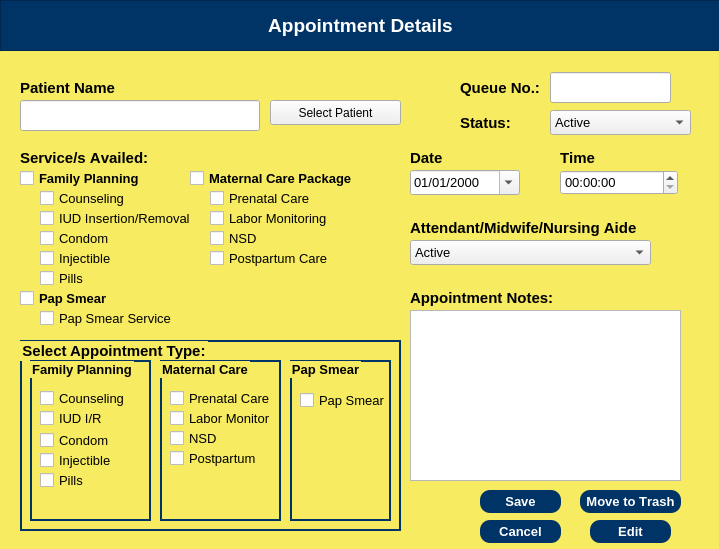
<?xml version="1.0" encoding="UTF-8"?>
<ui version="4.0">
 <class>Dialog</class>
 <widget class="QDialog" name="Dialog">
  <property name="geometry">
   <rect>
    <x>0</x>
    <y>0</y>
    <width>719</width>
    <height>549</height>
   </rect>
  </property>
  <property name="windowTitle">
   <string>Dialog</string>
  </property>
  <widget class="QWidget" name="midwifeWidgetEditApp" native="true">
   <property name="geometry">
    <rect>
     <x>0</x>
     <y>0</y>
     <width>720</width>
     <height>550</height>
    </rect>
   </property>
   <property name="maximumSize">
    <size>
     <width>720</width>
     <height>550</height>
    </size>
   </property>
   <property name="font">
    <font>
     <family>Arial</family>
     <kerning>false</kerning>
    </font>
   </property>
   <property name="styleSheet">
    <string notr="true">QWidget #midwifeWidgetEditApp {
	background-color:  rgb(246, 235, 97);
}</string>
   </property>
   <widget class="QFrame" name="midwifeFrame">
    <property name="geometry">
     <rect>
      <x>0</x>
      <y>0</y>
      <width>720</width>
      <height>51</height>
     </rect>
    </property>
    <property name="font">
     <font>
      <family>Arial</family>
      <kerning>false</kerning>
     </font>
    </property>
    <property name="styleSheet">
     <string notr="true">background-color: rgb(0, 51, 102);
color: white;</string>
    </property>
    <property name="frameShape">
     <enum>QFrame::StyledPanel</enum>
    </property>
    <property name="frameShadow">
     <enum>QFrame::Raised</enum>
    </property>
    <widget class="QLabel" name="midwifeLabel">
     <property name="geometry">
      <rect>
       <x>210</x>
       <y>10</y>
       <width>301</width>
       <height>31</height>
      </rect>
     </property>
     <property name="font">
      <font>
       <family>Arial</family>
       <pointsize>14</pointsize>
       <weight>75</weight>
       <bold>true</bold>
       <kerning>false</kerning>
      </font>
     </property>
     <property name="text">
      <string>Appointment Details</string>
     </property>
     <property name="alignment">
      <set>Qt::AlignCenter</set>
     </property>
    </widget>
   </widget>
   <widget class="QLabel" name="midwifeLabel_2">
    <property name="geometry">
     <rect>
      <x>20</x>
      <y>80</y>
      <width>141</width>
      <height>16</height>
     </rect>
    </property>
    <property name="font">
     <font>
      <family>Arial</family>
      <pointsize>11</pointsize>
      <weight>75</weight>
      <bold>true</bold>
      <kerning>false</kerning>
     </font>
    </property>
    <property name="text">
     <string>Patient Name</string>
    </property>
   </widget>
   <widget class="QPushButton" name="midwifeBtnEdit">
    <property name="geometry">
     <rect>
      <x>590</x>
      <y>520</y>
      <width>81</width>
      <height>23</height>
     </rect>
    </property>
    <property name="font">
     <font>
      <family>Arial</family>
      <pointsize>10</pointsize>
      <weight>75</weight>
      <bold>true</bold>
      <kerning>false</kerning>
     </font>
    </property>
    <property name="styleSheet">
     <string notr="true">background-color: rgb(0, 51, 102);
color: white;
border-radius: 10px;</string>
    </property>
    <property name="text">
     <string>Edit</string>
    </property>
    <property name="checkable">
     <bool>false</bool>
    </property>
   </widget>
   <widget class="QLabel" name="midwifeLabel_3">
    <property name="geometry">
     <rect>
      <x>20</x>
      <y>150</y>
      <width>141</width>
      <height>16</height>
     </rect>
    </property>
    <property name="font">
     <font>
      <family>Arial</family>
      <pointsize>11</pointsize>
      <weight>75</weight>
      <bold>true</bold>
      <kerning>false</kerning>
     </font>
    </property>
    <property name="text">
     <string>Service/s Availed:</string>
    </property>
   </widget>
   <widget class="QLabel" name="midwifeLabel_4">
    <property name="geometry">
     <rect>
      <x>560</x>
      <y>150</y>
      <width>91</width>
      <height>16</height>
     </rect>
    </property>
    <property name="font">
     <font>
      <family>Arial</family>
      <pointsize>11</pointsize>
      <weight>75</weight>
      <bold>true</bold>
      <kerning>false</kerning>
     </font>
    </property>
    <property name="text">
     <string>Time</string>
    </property>
   </widget>
   <widget class="QLabel" name="midwifeLabel_5">
    <property name="geometry">
     <rect>
      <x>410</x>
      <y>150</y>
      <width>131</width>
      <height>16</height>
     </rect>
    </property>
    <property name="font">
     <font>
      <family>Arial</family>
      <pointsize>11</pointsize>
      <weight>75</weight>
      <bold>true</bold>
      <kerning>false</kerning>
     </font>
    </property>
    <property name="text">
     <string>Date</string>
    </property>
   </widget>
   <widget class="QPushButton" name="midwifeBtnSave">
    <property name="geometry">
     <rect>
      <x>480</x>
      <y>490</y>
      <width>81</width>
      <height>23</height>
     </rect>
    </property>
    <property name="font">
     <font>
      <family>Arial</family>
      <pointsize>10</pointsize>
      <weight>75</weight>
      <bold>true</bold>
      <kerning>false</kerning>
     </font>
    </property>
    <property name="styleSheet">
     <string notr="true">background-color: rgb(0, 51, 102);
color: white;
border-radius: 10px;</string>
    </property>
    <property name="text">
     <string>Save</string>
    </property>
    <property name="checkable">
     <bool>false</bool>
    </property>
   </widget>
   <widget class="QDateEdit" name="midwifeDateEditAppDate">
    <property name="geometry">
     <rect>
      <x>410</x>
      <y>170</y>
      <width>110</width>
      <height>25</height>
     </rect>
    </property>
    <property name="font">
     <font>
      <family>Arial</family>
      <pointsize>10</pointsize>
     </font>
    </property>
    <property name="displayFormat">
     <string>MM/dd/yyyy</string>
    </property>
    <property name="calendarPopup">
     <bool>true</bool>
    </property>
   </widget>
   <widget class="QTimeEdit" name="midwifeTimeEditAppTime">
    <property name="geometry">
     <rect>
      <x>560</x>
      <y>170</y>
      <width>118</width>
      <height>25</height>
     </rect>
    </property>
    <property name="font">
     <font>
      <family>Arial</family>
      <pointsize>10</pointsize>
     </font>
    </property>
   </widget>
   <widget class="QPushButton" name="midwifeBtnSearchPatient">
    <property name="geometry">
     <rect>
      <x>270</x>
      <y>100</y>
      <width>131</width>
      <height>25</height>
     </rect>
    </property>
    <property name="text">
     <string>Select Patient</string>
    </property>
   </widget>
   <widget class="QLineEdit" name="midwifeLineEditSelectedPatient">
    <property name="geometry">
     <rect>
      <x>20</x>
      <y>100</y>
      <width>240</width>
      <height>31</height>
     </rect>
    </property>
    <property name="font">
     <font>
      <family>Arial</family>
      <pointsize>10</pointsize>
      <kerning>false</kerning>
     </font>
    </property>
   </widget>
   <widget class="QComboBox" name="midwifeComboBoxAttendant">
    <property name="geometry">
     <rect>
      <x>410</x>
      <y>240</y>
      <width>241</width>
      <height>25</height>
     </rect>
    </property>
    <property name="font">
     <font>
      <family>Arial</family>
      <pointsize>10</pointsize>
      <kerning>false</kerning>
     </font>
    </property>
    <property name="currentText">
     <string>Active</string>
    </property>
    <property name="currentIndex">
     <number>0</number>
    </property>
    <item>
     <property name="text">
      <string>Active</string>
     </property>
    </item>
   </widget>
   <widget class="QTextEdit" name="midwifeTextEditNote">
    <property name="geometry">
     <rect>
      <x>410</x>
      <y>310</y>
      <width>271</width>
      <height>171</height>
     </rect>
    </property>
    <property name="font">
     <font>
      <family>Arial</family>
      <pointsize>10</pointsize>
     </font>
    </property>
   </widget>
   <widget class="QCheckBox" name="midwifeCheckBoxFamPlan">
    <property name="geometry">
     <rect>
      <x>20</x>
      <y>170</y>
      <width>141</width>
      <height>17</height>
     </rect>
    </property>
    <property name="font">
     <font>
      <family>Arial</family>
      <pointsize>10</pointsize>
      <weight>75</weight>
      <bold>true</bold>
     </font>
    </property>
    <property name="text">
     <string>Family Planning</string>
    </property>
   </widget>
   <widget class="QCheckBox" name="midwifeCheckBoxMatCare">
    <property name="geometry">
     <rect>
      <x>190</x>
      <y>170</y>
      <width>171</width>
      <height>17</height>
     </rect>
    </property>
    <property name="font">
     <font>
      <family>Arial</family>
      <pointsize>10</pointsize>
      <weight>75</weight>
      <bold>true</bold>
     </font>
    </property>
    <property name="text">
     <string>Maternal Care Package</string>
    </property>
   </widget>
   <widget class="QCheckBox" name="midwifeCheckBoxCounseling">
    <property name="geometry">
     <rect>
      <x>40</x>
      <y>190</y>
      <width>111</width>
      <height>17</height>
     </rect>
    </property>
    <property name="font">
     <font>
      <family>Arial</family>
      <pointsize>10</pointsize>
     </font>
    </property>
    <property name="text">
     <string>Counseling</string>
    </property>
   </widget>
   <widget class="QCheckBox" name="midwifeCheckBoxIUD">
    <property name="geometry">
     <rect>
      <x>40</x>
      <y>210</y>
      <width>151</width>
      <height>17</height>
     </rect>
    </property>
    <property name="font">
     <font>
      <family>Arial</family>
      <pointsize>10</pointsize>
     </font>
    </property>
    <property name="text">
     <string>IUD Insertion/Removal</string>
    </property>
   </widget>
   <widget class="QCheckBox" name="midwifeCheckBoxCondom">
    <property name="geometry">
     <rect>
      <x>40</x>
      <y>230</y>
      <width>91</width>
      <height>17</height>
     </rect>
    </property>
    <property name="font">
     <font>
      <family>Arial</family>
      <pointsize>10</pointsize>
     </font>
    </property>
    <property name="text">
     <string>Condom</string>
    </property>
   </widget>
   <widget class="QCheckBox" name="midwifeCheckBoxInjectible">
    <property name="geometry">
     <rect>
      <x>40</x>
      <y>250</y>
      <width>91</width>
      <height>17</height>
     </rect>
    </property>
    <property name="font">
     <font>
      <family>Arial</family>
      <pointsize>10</pointsize>
     </font>
    </property>
    <property name="text">
     <string>Injectible</string>
    </property>
   </widget>
   <widget class="QCheckBox" name="midwifeCheckBoxPills">
    <property name="geometry">
     <rect>
      <x>40</x>
      <y>270</y>
      <width>91</width>
      <height>17</height>
     </rect>
    </property>
    <property name="font">
     <font>
      <family>Arial</family>
      <pointsize>10</pointsize>
     </font>
    </property>
    <property name="text">
     <string>Pills</string>
    </property>
   </widget>
   <widget class="QCheckBox" name="midwifeCheckBoxPrenatal">
    <property name="geometry">
     <rect>
      <x>210</x>
      <y>190</y>
      <width>131</width>
      <height>17</height>
     </rect>
    </property>
    <property name="font">
     <font>
      <family>Arial</family>
      <pointsize>10</pointsize>
     </font>
    </property>
    <property name="text">
     <string>Prenatal Care</string>
    </property>
   </widget>
   <widget class="QCheckBox" name="midwifeCheckBoxLaborMonitoring">
    <property name="geometry">
     <rect>
      <x>210</x>
      <y>210</y>
      <width>131</width>
      <height>17</height>
     </rect>
    </property>
    <property name="font">
     <font>
      <family>Arial</family>
      <pointsize>10</pointsize>
     </font>
    </property>
    <property name="text">
     <string>Labor Monitoring</string>
    </property>
   </widget>
   <widget class="QCheckBox" name="midwifeCheckBoxNSD">
    <property name="geometry">
     <rect>
      <x>210</x>
      <y>230</y>
      <width>131</width>
      <height>17</height>
     </rect>
    </property>
    <property name="font">
     <font>
      <family>Arial</family>
      <pointsize>10</pointsize>
     </font>
    </property>
    <property name="text">
     <string>NSD</string>
    </property>
   </widget>
   <widget class="QCheckBox" name="midwifeCheckBoxPostpartumCare">
    <property name="geometry">
     <rect>
      <x>210</x>
      <y>250</y>
      <width>131</width>
      <height>17</height>
     </rect>
    </property>
    <property name="font">
     <font>
      <family>Arial</family>
      <pointsize>10</pointsize>
     </font>
    </property>
    <property name="text">
     <string>Postpartum Care</string>
    </property>
   </widget>
   <widget class="QCheckBox" name="midwifeCheckBoxPS">
    <property name="geometry">
     <rect>
      <x>20</x>
      <y>290</y>
      <width>171</width>
      <height>17</height>
     </rect>
    </property>
    <property name="font">
     <font>
      <family>Arial</family>
      <pointsize>10</pointsize>
      <weight>75</weight>
      <bold>true</bold>
     </font>
    </property>
    <property name="text">
     <string>Pap Smear</string>
    </property>
   </widget>
   <widget class="QCheckBox" name="midwifeCheckBoxPapSmearService">
    <property name="geometry">
     <rect>
      <x>40</x>
      <y>310</y>
      <width>141</width>
      <height>17</height>
     </rect>
    </property>
    <property name="font">
     <font>
      <family>Arial</family>
      <pointsize>10</pointsize>
     </font>
    </property>
    <property name="text">
     <string>Pap Smear Service</string>
    </property>
   </widget>
   <widget class="QLabel" name="midwifeLabel_7">
    <property name="geometry">
     <rect>
      <x>410</x>
      <y>220</y>
      <width>231</width>
      <height>16</height>
     </rect>
    </property>
    <property name="font">
     <font>
      <family>Arial</family>
      <pointsize>11</pointsize>
      <weight>75</weight>
      <bold>true</bold>
      <kerning>false</kerning>
     </font>
    </property>
    <property name="text">
     <string>Attendant/Midwife/Nursing Aide</string>
    </property>
   </widget>
   <widget class="QLabel" name="midwifeLabel_8">
    <property name="geometry">
     <rect>
      <x>410</x>
      <y>290</y>
      <width>151</width>
      <height>16</height>
     </rect>
    </property>
    <property name="font">
     <font>
      <family>Arial</family>
      <pointsize>11</pointsize>
      <weight>75</weight>
      <bold>true</bold>
      <kerning>false</kerning>
     </font>
    </property>
    <property name="text">
     <string>Appointment Notes:</string>
    </property>
   </widget>
   <widget class="QLabel" name="midwifeLabel_9">
    <property name="geometry">
     <rect>
      <x>460</x>
      <y>80</y>
      <width>81</width>
      <height>16</height>
     </rect>
    </property>
    <property name="font">
     <font>
      <family>Arial</family>
      <pointsize>11</pointsize>
      <weight>75</weight>
      <bold>true</bold>
      <kerning>false</kerning>
     </font>
    </property>
    <property name="text">
     <string>Queue No.:</string>
    </property>
   </widget>
   <widget class="QLineEdit" name="midwifeLineEditQueueNumber">
    <property name="geometry">
     <rect>
      <x>550</x>
      <y>72</y>
      <width>121</width>
      <height>31</height>
     </rect>
    </property>
    <property name="font">
     <font>
      <family>Arial</family>
      <pointsize>14</pointsize>
      <weight>75</weight>
      <bold>true</bold>
      <kerning>false</kerning>
     </font>
    </property>
    <property name="alignment">
     <set>Qt::AlignCenter</set>
    </property>
   </widget>
   <widget class="QGroupBox" name="midwifeAppointmentType">
    <property name="geometry">
     <rect>
      <x>20</x>
      <y>340</y>
      <width>381</width>
      <height>191</height>
     </rect>
    </property>
    <property name="font">
     <font>
      <family>Arial</family>
      <pointsize>11</pointsize>
      <weight>75</weight>
      <bold>true</bold>
     </font>
    </property>
    <property name="styleSheet">
     <string notr="true">QGroupBox {
    border: 2px solid  rgb(0, 51, 102);
    font-weight: bold;
}
</string>
    </property>
    <property name="title">
     <string>Select Appointment Type:</string>
    </property>
    <widget class="QGroupBox" name="midwifeGroupBoxFamPlan">
     <property name="geometry">
      <rect>
       <x>10</x>
       <y>20</y>
       <width>121</width>
       <height>161</height>
      </rect>
     </property>
     <property name="font">
      <font>
       <family>Arial</family>
       <pointsize>10</pointsize>
       <weight>75</weight>
       <bold>true</bold>
      </font>
     </property>
     <property name="title">
      <string>Family Planning</string>
     </property>
     <widget class="QCheckBox" name="midwifeCheckBoxFPCounseling">
      <property name="geometry">
       <rect>
        <x>10</x>
        <y>30</y>
        <width>101</width>
        <height>17</height>
       </rect>
      </property>
      <property name="font">
       <font>
        <family>Arial</family>
        <pointsize>10</pointsize>
       </font>
      </property>
      <property name="text">
       <string>Counseling</string>
      </property>
     </widget>
     <widget class="QCheckBox" name="midwifeCheckBoxFPIUD">
      <property name="geometry">
       <rect>
        <x>10</x>
        <y>50</y>
        <width>101</width>
        <height>17</height>
       </rect>
      </property>
      <property name="font">
       <font>
        <family>Arial</family>
        <pointsize>10</pointsize>
       </font>
      </property>
      <property name="text">
       <string>IUD I/R</string>
      </property>
     </widget>
     <widget class="QCheckBox" name="midwifeCheckBoxFPCondom">
      <property name="geometry">
       <rect>
        <x>10</x>
        <y>70</y>
        <width>101</width>
        <height>20</height>
       </rect>
      </property>
      <property name="font">
       <font>
        <family>Arial</family>
        <pointsize>10</pointsize>
       </font>
      </property>
      <property name="text">
       <string>Condom</string>
      </property>
     </widget>
     <widget class="QCheckBox" name="midwifeCheckBoxFPInjectible">
      <property name="geometry">
       <rect>
        <x>10</x>
        <y>90</y>
        <width>101</width>
        <height>20</height>
       </rect>
      </property>
      <property name="font">
       <font>
        <family>Arial</family>
        <pointsize>10</pointsize>
       </font>
      </property>
      <property name="text">
       <string>Injectible</string>
      </property>
     </widget>
     <widget class="QCheckBox" name="midwifeCheckBoxFPPills">
      <property name="geometry">
       <rect>
        <x>10</x>
        <y>110</y>
        <width>101</width>
        <height>20</height>
       </rect>
      </property>
      <property name="font">
       <font>
        <family>Arial</family>
        <pointsize>10</pointsize>
       </font>
      </property>
      <property name="text">
       <string>Pills</string>
      </property>
     </widget>
    </widget>
    <widget class="QGroupBox" name="midwifeGroupBoxMatCare">
     <property name="geometry">
      <rect>
       <x>140</x>
       <y>20</y>
       <width>121</width>
       <height>161</height>
      </rect>
     </property>
     <property name="font">
      <font>
       <family>Arial</family>
       <pointsize>10</pointsize>
       <weight>75</weight>
       <bold>true</bold>
      </font>
     </property>
     <property name="title">
      <string>Maternal Care</string>
     </property>
     <widget class="QCheckBox" name="midwifeCheckBoxMCPrenatal">
      <property name="geometry">
       <rect>
        <x>10</x>
        <y>30</y>
        <width>131</width>
        <height>17</height>
       </rect>
      </property>
      <property name="font">
       <font>
        <family>Arial</family>
        <pointsize>10</pointsize>
       </font>
      </property>
      <property name="text">
       <string>Prenatal Care</string>
      </property>
     </widget>
     <widget class="QCheckBox" name="midwifeCheckBoxMCLaborMonitoring">
      <property name="geometry">
       <rect>
        <x>10</x>
        <y>50</y>
        <width>131</width>
        <height>17</height>
       </rect>
      </property>
      <property name="font">
       <font>
        <family>Arial</family>
        <pointsize>10</pointsize>
       </font>
      </property>
      <property name="text">
       <string>Labor Monitor</string>
      </property>
     </widget>
     <widget class="QCheckBox" name="midwifeCheckBoxMCNSD">
      <property name="geometry">
       <rect>
        <x>10</x>
        <y>70</y>
        <width>131</width>
        <height>17</height>
       </rect>
      </property>
      <property name="font">
       <font>
        <family>Arial</family>
        <pointsize>10</pointsize>
       </font>
      </property>
      <property name="text">
       <string>NSD</string>
      </property>
     </widget>
     <widget class="QCheckBox" name="midwifeCheckBoxMCPostpartum">
      <property name="geometry">
       <rect>
        <x>10</x>
        <y>90</y>
        <width>131</width>
        <height>17</height>
       </rect>
      </property>
      <property name="font">
       <font>
        <family>Arial</family>
        <pointsize>10</pointsize>
       </font>
      </property>
      <property name="text">
       <string>Postpartum</string>
      </property>
     </widget>
    </widget>
    <widget class="QGroupBox" name="midwifeGroupBoxPS">
     <property name="geometry">
      <rect>
       <x>270</x>
       <y>20</y>
       <width>101</width>
       <height>161</height>
      </rect>
     </property>
     <property name="font">
      <font>
       <family>Arial</family>
       <pointsize>10</pointsize>
       <weight>75</weight>
       <bold>true</bold>
      </font>
     </property>
     <property name="title">
      <string>Pap Smear</string>
     </property>
     <widget class="QCheckBox" name="midwifeCheckBoxPSPapSmearService">
      <property name="geometry">
       <rect>
        <x>10</x>
        <y>30</y>
        <width>131</width>
        <height>20</height>
       </rect>
      </property>
      <property name="font">
       <font>
        <family>Arial</family>
        <pointsize>10</pointsize>
       </font>
      </property>
      <property name="text">
       <string>Pap Smear</string>
      </property>
     </widget>
    </widget>
   </widget>
   <widget class="QLabel" name="midwifeLabel_10">
    <property name="geometry">
     <rect>
      <x>460</x>
      <y>112</y>
      <width>81</width>
      <height>21</height>
     </rect>
    </property>
    <property name="font">
     <font>
      <family>Arial</family>
      <pointsize>11</pointsize>
      <weight>75</weight>
      <bold>true</bold>
      <kerning>false</kerning>
     </font>
    </property>
    <property name="text">
     <string>Status:</string>
    </property>
   </widget>
   <widget class="QComboBox" name="midwifeComboBoxAppStatus">
    <property name="geometry">
     <rect>
      <x>550</x>
      <y>110</y>
      <width>141</width>
      <height>25</height>
     </rect>
    </property>
    <property name="font">
     <font>
      <family>Arial</family>
      <pointsize>10</pointsize>
      <kerning>false</kerning>
     </font>
    </property>
    <property name="currentText">
     <string>Active</string>
    </property>
    <property name="currentIndex">
     <number>0</number>
    </property>
    <item>
     <property name="text">
      <string>Active</string>
     </property>
    </item>
   </widget>
   <widget class="QPushButton" name="midwifeBtnCancel">
    <property name="geometry">
     <rect>
      <x>480</x>
      <y>520</y>
      <width>81</width>
      <height>23</height>
     </rect>
    </property>
    <property name="font">
     <font>
      <family>Arial</family>
      <pointsize>10</pointsize>
      <weight>75</weight>
      <bold>true</bold>
      <kerning>false</kerning>
     </font>
    </property>
    <property name="styleSheet">
     <string notr="true">background-color: rgb(0, 51, 102);
color: white;
border-radius: 10px;</string>
    </property>
    <property name="text">
     <string>Cancel</string>
    </property>
    <property name="checkable">
     <bool>false</bool>
    </property>
   </widget>
   <widget class="QPushButton" name="midwifeBtnTrash">
    <property name="geometry">
     <rect>
      <x>580</x>
      <y>490</y>
      <width>101</width>
      <height>23</height>
     </rect>
    </property>
    <property name="font">
     <font>
      <family>Arial</family>
      <pointsize>10</pointsize>
      <weight>75</weight>
      <bold>true</bold>
      <kerning>false</kerning>
     </font>
    </property>
    <property name="styleSheet">
     <string notr="true">background-color: rgb(0, 51, 102);
color: white;
border-radius: 10px;</string>
    </property>
    <property name="text">
     <string>Move to Trash</string>
    </property>
    <property name="checkable">
     <bool>false</bool>
    </property>
   </widget>
  </widget>
 </widget>
 <resources/>
 <connections/>
</ui>
